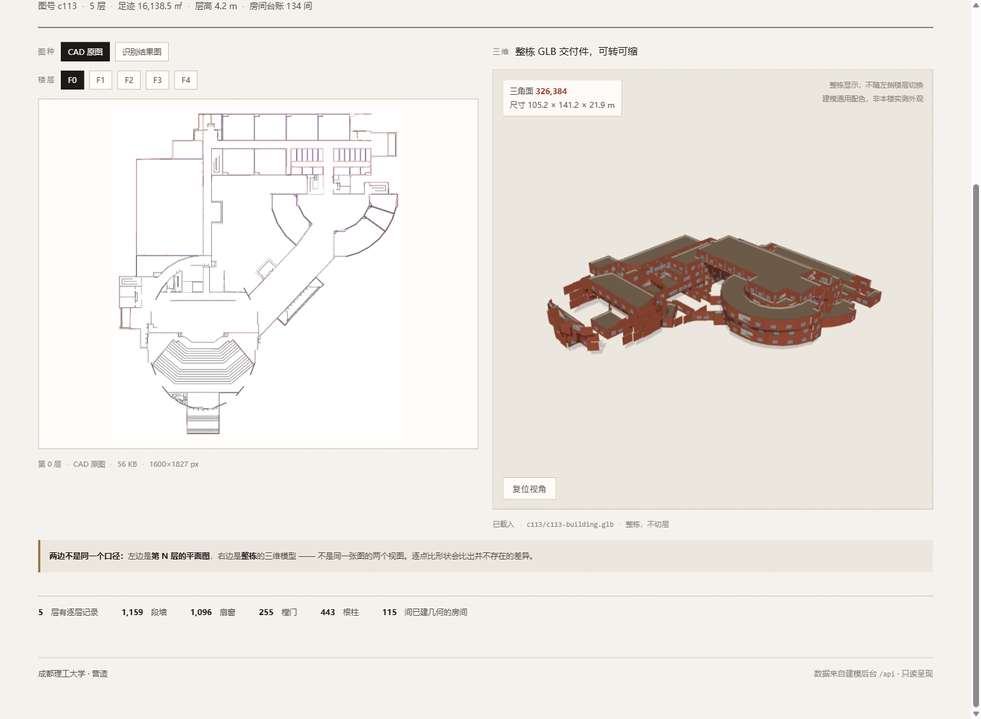
#> input picture 首页-对比台.png, 981 x 719 px, shrunk from 1500 x 1100 before the run
$ python _ascii_facade.py '../首页-对比台.png'
#> lines starting #> are read from the running program, lines starting #| are printed output that depends on the picture; after the words box and inside, x2 and y2 are one past the last pixel; in counts of white or black regions, pixels touching at a corner belong together
# -*- coding: utf-8 -*-
"""把立面渲染 PNG 变成 ASCII 剪影，检查楼层是否笔直堆叠。

用法: python _ascii_facade.py <png> [--cols 110] [--rows 44]
判读: '#'=建筑占用；'.'=天空。行=高度采样，列=水平。
楼层若对齐 → 连续若干行的左右边缘平齐、上下是竖直边；
若错位 → 逐行左右边界左右跳动（墙/板 突进突出）。
"""
import sys

sys.stdout.reconfigure(encoding="utf-8", errors="replace")
import numpy as np
from PIL import Image

def main():
    args = sys.argv[1:]
    path = args[0]
    cols = 112
    rows = 46
    if "--cols" in args:
        cols = int(args[args.index("--cols") + 1])
    if "--rows" in args:
        rows = int(args[args.index("--rows") + 1])

    im = np.asarray(Image.open(path).convert("RGB")).astype(int)
    H, W, _ = im.shape
#> H = 719; W = 981
    bg = im[3, 3].astype(int)
#> bg = [244, 242, 237]
    dist = np.abs(im - bg).sum(axis=2)
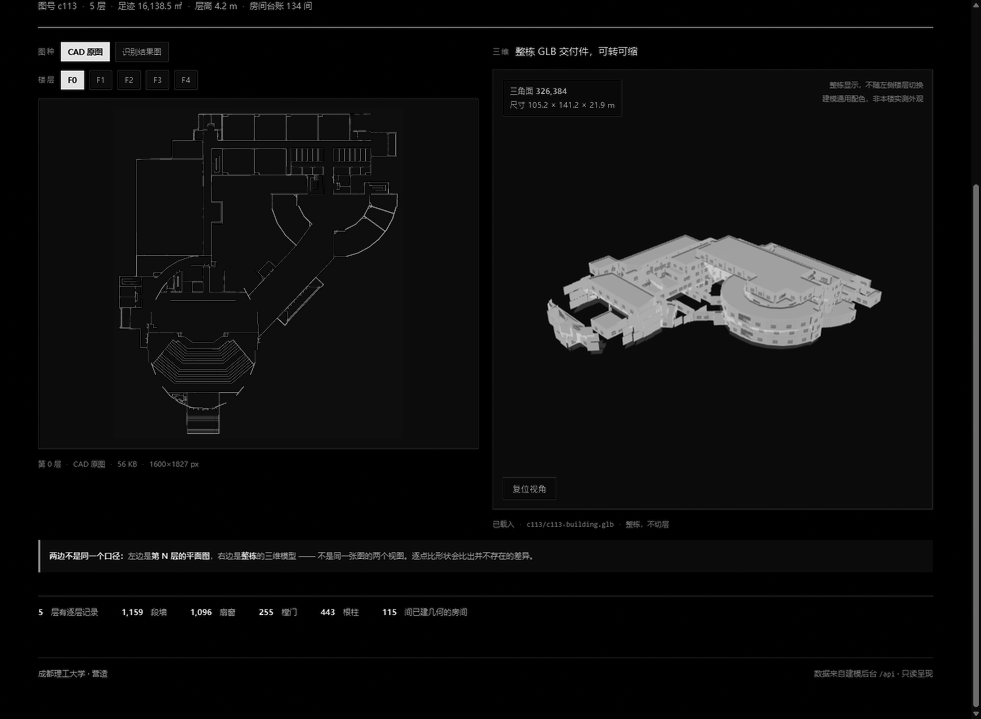
#> dist: shape (719, 981) int64; min 0, max 723, mean 42.7; drawn with min black and max white
    mask = dist > 60
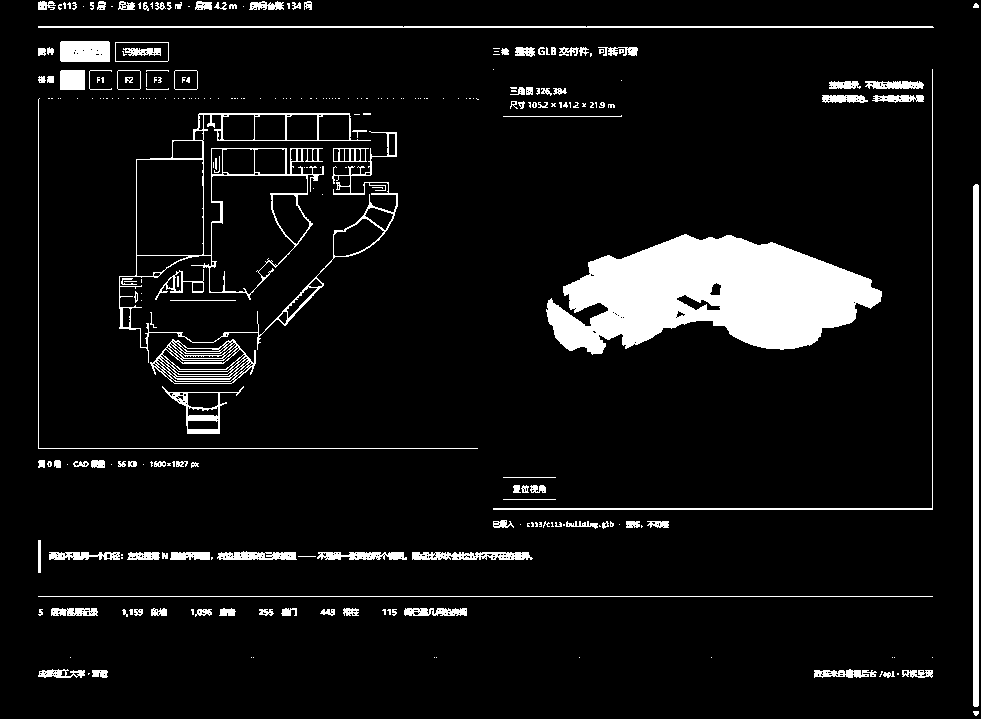
#> mask: shape (719, 981) bool; 7.7% white; 280 white regions (159 under 20 px), largest, box (x1, y1, x2, y2) and area: (546, 234, 882, 355) 25408, (119, 113, 398, 363) 4928, (973, 184, 979, 707) 3132
    colany = mask.any(axis=1)
    ys = np.where(colany)[0]
#> ys = 676 values from 1 to 715
    if len(ys) == 0:
        print("no building found")
        return
    y0, y1 = int(ys.min()), int(ys.max())
#> y0 = 1; y1 = 715
    step = max(1, (y1 - y0) // rows)
#> step = 15
    samp = np.arange(y0, y1 + 1, step)
#> samp = 48 values from 1 to 706
    # 建采样列索引
    xsamp = (np.arange(cols) * W // cols).clip(0, W - 1)
#> xsamp = 112 values from 0 to 972
    print(f"{path}  img={W}x{H}  building rows y[{y0}..{y1}] step={step}px")
#| ../首页-对比台.png  img=981x719  building rows y[1..715] step=15px
    for i, y in enumerate(samp):
        row = mask[y]
        occ = row[xsamp]
        # 找左右实体极值（连续#边界），不依赖内部
        line = "".join("#" if o else "." for o in occ)
        print(f"{i:3d} {line}")
#> this loop made 48 passes
#> (printed output is left out)

if __name__ == "__main__":
    main()

$ run again, on 首页-选栋条.png
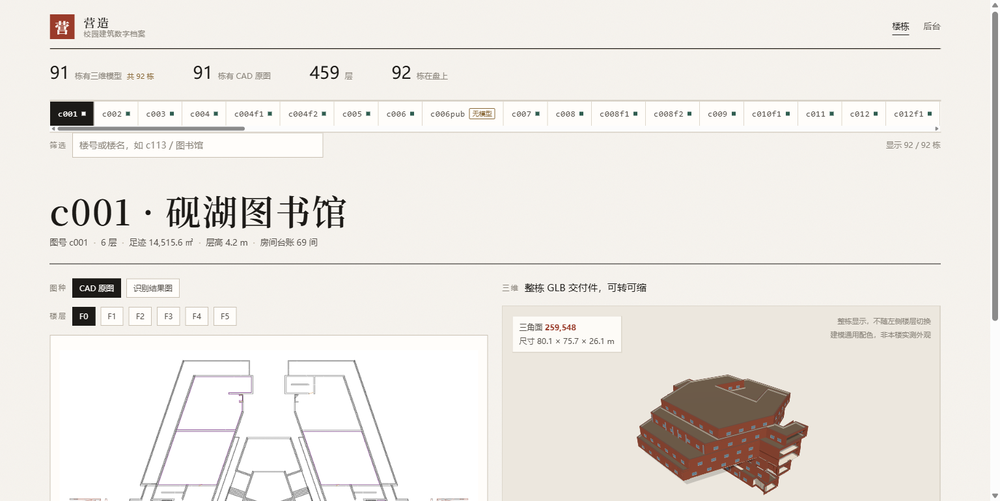
#> input picture 首页-选栋条.png, 1000 x 501 px, shrunk from 1536 x 769 before the run
#> bg = [244, 242, 237]
#> in main, `dist = np.abs(im - bg).sum(axis=2)`:
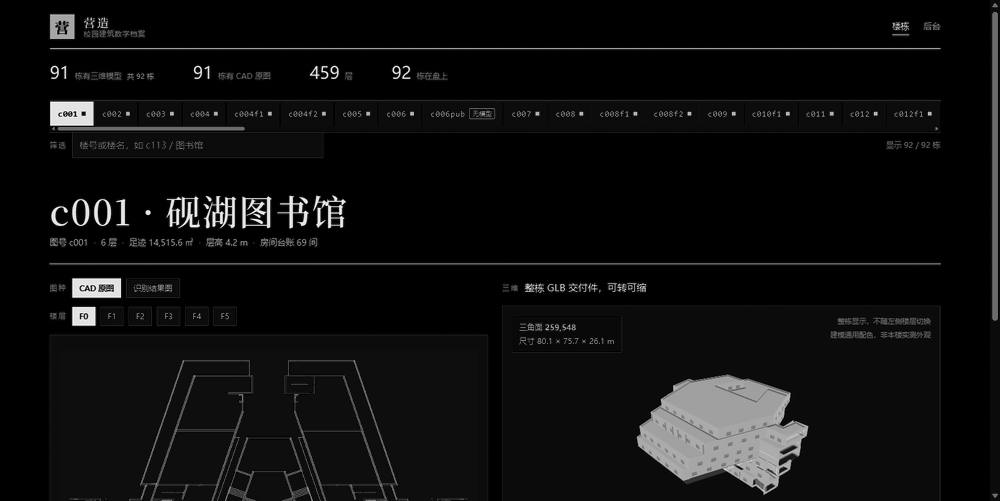
#> dist: shape (501, 1000) int64; min 0, max 723, mean 42.5; drawn with min black and max white
#> in main, `mask = dist > 60`:
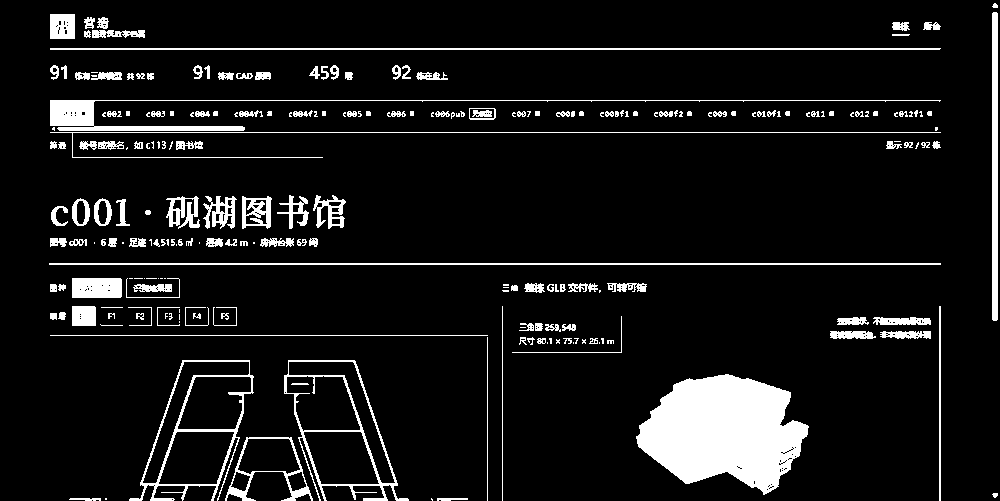
#> mask: shape (501, 1000) bool; 9% white; 237 white regions (77 under 20 px), largest, box (x1, y1, x2, y2) and area: (636, 374, 809, 495) 13912, (50, 100, 941, 131) 2878, (129, 360, 254, 501) 1983
#> ys = 494 values from 3 to 500
#> y0 = 3; y1 = 500
#> step = 10
#| ../首页-选栋条.png  img=1000x501  building rows y[3..500] step=10px
#> the loop in main, `for i, y in enumerate(samp):` made 50 passes
#> (printed output is left out)
